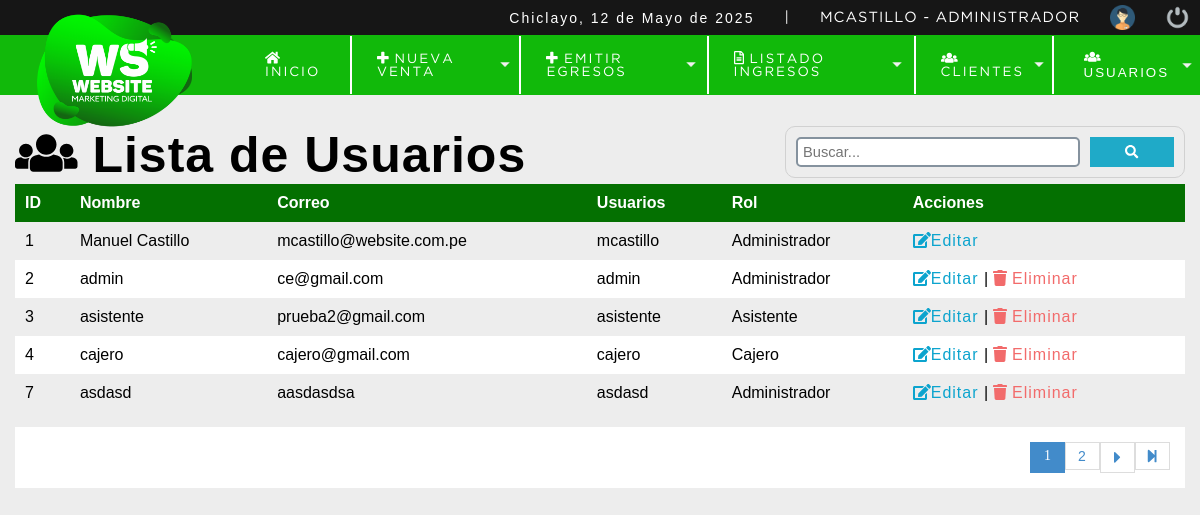
Page /sistema/listar_usuario.php (signed in) on the committed database.
### tables this page shows
CREATE TABLE `usuario` (
  `id_usuario` int NOT NULL,
  `usu_nombre` varchar(50) NOT NULL,
  `usu_correo` varchar(100) NOT NULL,
  `usu_usuario` varchar(15) NOT NULL,
  `usu_clave` varchar(100) NOT NULL,
  `id_rol` int NOT NULL,
  `usu_estado` int NOT NULL DEFAULT '1'
);

CREATE TABLE `rol` (
  `id_rol` int NOT NULL,
  `rol` varchar(20) NOT NULL
);

### sistema/listar_usuario.php (the view, shortened to what this page needs)
<?php
    include "../conexion.php";
?>
<!DOCTYPE html>
<html lang="es">
<head>
	<?php include "includes/scripts.php";?>
</head>
<body>
	<?php include "includes/header.php";?>
    <br>  <br>
	<section id="container">
		<h1><i class="fa fa-users"></i> Lista de Usuarios</h1>
        <form action="buscar_usuario.php" method="get" class="form_search">
            <input type="text" name="busquedad" id="busqueda" placeholder="Buscar...">
            <button type="submit" class="btn_search"><i class="fas fa-search"></i></button>
        </form>
        <table class="table table-light">
            <tbody>
                <tr>
                    <th>ID</th>
                    <th>Nombre</th>
                    <th>Correo</th>
                    <th>Usuarios</th>
                    <th>Rol</th>
                    <th>Acciones</th>
                </tr>
                <?php
                $sql_register = mysqli_query($conexion,"SELECT COUNT(*) AS total_registro FROM usuario WHERE usu_estado = 1");
                $result_register = mysqli_fetch_array($sql_register);
                $total_registro = $result_register['total_registro'];
                $por_pagina  = 5;
                if(empty($_GET['pagina'])){
                    $pagina = 1;
                }else{
                    $pagina = $_GET['pagina'];
                }
                $desde = ($pagina-1) * $por_pagina;
                $total_paginas = ceil($total_registro / $por_pagina);
                    $query = mysqli_query($conexion,"SELECT u.id_usuario, u.usu_nombre,u.usu_correo,u.usu_usuario, r.rol
                                                    FROM usuario u INNER JOIN rol r ON u.id_rol = r.id_rol WHERE usu_estado = 1
                                                    ORDER BY u.id_usuario ASC LIMIT $desde,$por_pagina");
                    $result = mysqli_num_rows($query);
                    if($result > 0){
                        while($data = mysqli_fetch_array($query)){
                    ?>
                            <tr>
                                <td><?php echo $data["id_usuario"]?></td>
                                <td><?php echo $data["usu_nombre"]?></td>
                                <td><?php echo $data["usu_correo"]?></td>
                                <td><?php echo $data["usu_usuario"]?></td>
                                <td><?php echo $data["rol"]?></td>
                                <td>
                                    <a class="link_edit" href="editar_usuario.php?id=<?php echo $data["id_usuario"]?> "><i class="fas fa-edit"></i>Editar </a>
                                <?php
                                        if($data["id_usuario"] != 1 && $_SESSION['rol'] != 2){
                                    ?>
                                    |
                                    <a class="link_eliminar" href="eliminar_usuario.php?id=<?php echo $data["id_usuario"]?>"><i class="fa fa-trash"></i> Eliminar</a>
                                    <?php
                                }
                            ?>
                                </td>
                            </tr>
                <?php
                        }
                    }
                ?>
            </tbody>
        </table>
        <div class="paginador">
            <ul>
                <?php
                    for ($i=1; $i <= $total_paginas; $i++){
                        if ($i == $pagina){
                            echo '<li class="pageselect">'.$i.'</li>';
                        }else{
                            echo '<li><a href="?pagina='.$i.'">'.$i.'</a></li>';
                        }
                    }
                    if($pagina != $total_paginas){
                ?>
                <li><a href="?pagina=<?php echo $pagina + 1;?>"><i class="fas fa-caret-right fa-lg"></i></a></li>
                <li><a href="?pagina=<?php echo $total_paginas?>"><i class="fas fa-step-forward"></i></a></li>
                <?php } ?>
            </ul>
        </div>
	</section>
</body>
</html>

### sistema/css/style.css (style rules this page uses)
* { margin: 0; padding: 0; box-sizing: border-box; }
body { background: #ededed; }
h1, h2, h3, h4, h5, h6 { font-family: 'arial'; font-weight: bold; letter-spacing: 1px; }
h1 { font-size: 26px; }
a { text-decoration: none; font-family: arial; letter-spacing: 1px; }
#container { padding: 90px 15px 15px; }
form { background: #fff; margin: auto; padding: 20px 50px; border: 1px solid #d1d1d1; }
input,select { display: block; width: 100%; font-size: 11pt; padding: 5px; border: 2px solid #85929e; border-radius: 5px; -webkit-border-radius: 5px; -moz-border-radius: 5px; -ms-border-radius: 5px; -o-border-radius: 5px; }
#container h1 { font-size: 50px; display: inline-block; }
table { border-collapse: collapse; font-family: 'arial'; font-size: 12pt; width: 100%; }
table th { text-align: left; padding: 10px; background: #047001; color: #fff; }
table tr:nth-child(odd) { background: #fff; }
table td { padding: 10px; }
.link_edit { color: #0ca4ce; }
.link_eliminar { color: #f26b6b; }
.paginador ul { padding: 15px; list-style: none; background: #fff; margin-top: 15px; display: -webkit-flex; display: -moz-flex; display: -ms-flex; display: -o-flex; display: flex; justify-content: flex-end; }
.paginador a, .pageselect { color: #428bca; border: 1px solid #ddd; padding: 5px; display: inline-block; font-size: 14px; text-align: center; width: 35px; }
.pageselect { color: #fff; background: #428bca; border: 1px solid #428bca; }
.form_search { display: flex; float: right; background: initial; padding: 10px; border-radius: 10px; -webkit-border-radius: 10px; -moz-border-radius: 10px; -ms-border-radius: 10px; -o-border-radius: 10px; width: 400px; }
.form_search .btn_search { background: #1faac8; color: #fff; padding: 0 20px; border: 5px; cursor: pointer; margin-left: 10px; width: 100px; }
.form_search input { width: 100%; }

### rows in the picture
usuario: id_usuario "1", usu_nombre "Manuel Castillo", usu_correo "mcastillo@website.com.pe", usu_usuario "mcastillo", id_rol.rol "Administrador"
usuario: id_usuario "2", usu_nombre "admin", usu_correo "ce@gmail.com", usu_usuario "admin", id_rol.rol "Administrador"
usuario: id_usuario "3", usu_nombre "asistente", usu_correo "prueba2@gmail.com", usu_usuario "asistente", id_rol.rol "Asistente"
usuario: id_usuario "4", usu_nombre "cajero", usu_correo "cajero@gmail.com", usu_usuario "cajero", id_rol.rol "Cajero"
usuario: id_usuario "7", usu_nombre "asdasd", usu_correo "aasdasdsa", usu_usuario "asdasd", id_rol.rol "Administrador"

### other values in the picture
fechaC() "12 de Mayo de 2025"
$_SESSION['user'] "MCASTILLO"
$_SESSION['nomrol'] "ADMINISTRADOR"
